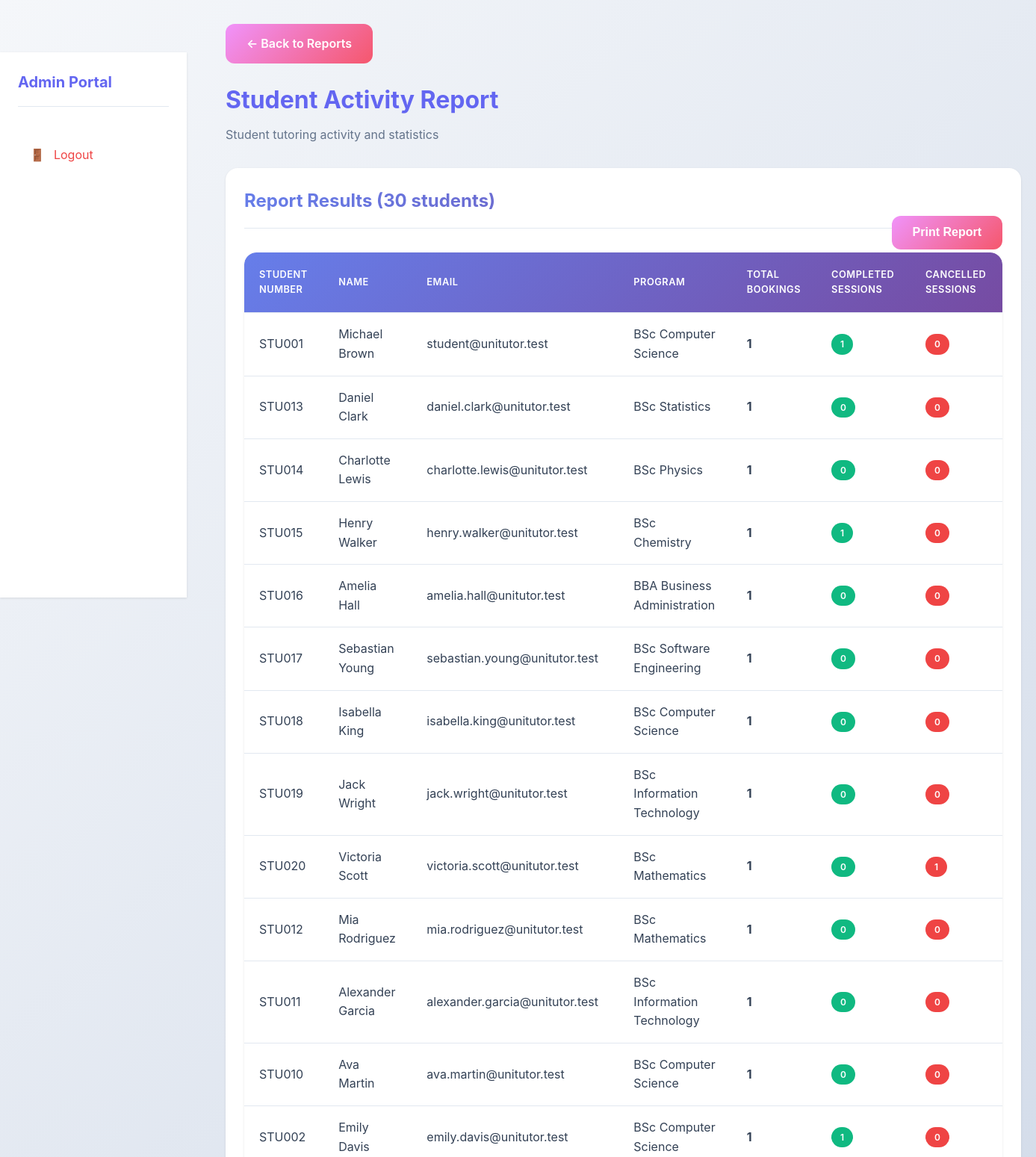
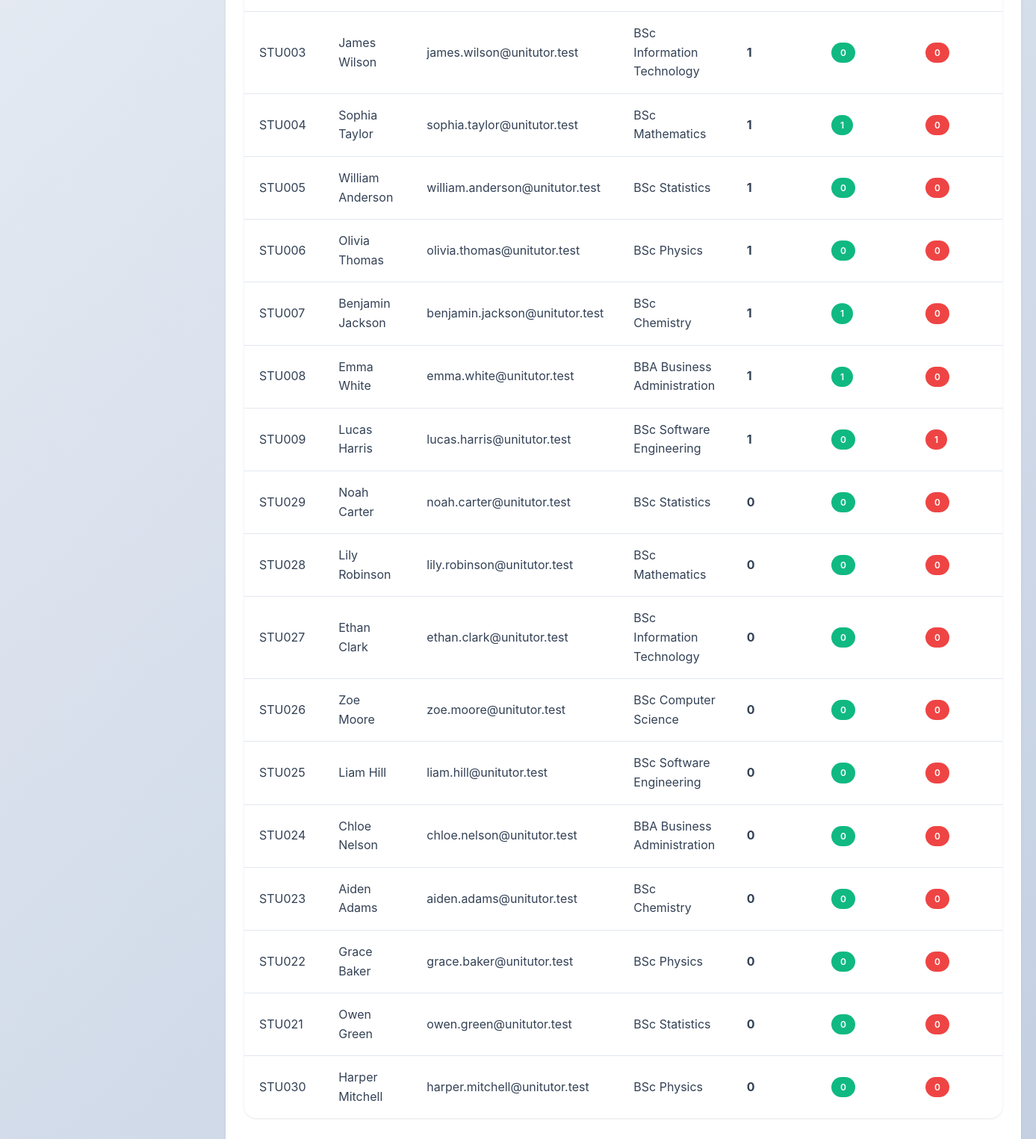
Page /reports/student_activity.php (signed in) on the committed database (2 pictures, top to bottom).
### tables this page shows
CREATE TABLE students (
    student_id INT AUTO_INCREMENT PRIMARY KEY,
    student_number VARCHAR(20) NOT NULL UNIQUE,
    first_name VARCHAR(50) NOT NULL,
    last_name VARCHAR(50) NOT NULL,
    email VARCHAR(100) NOT NULL UNIQUE,
    password VARCHAR(255) NOT NULL,
    program_id INT,
    created_at TIMESTAMP DEFAULT CURRENT_TIMESTAMP,
    FOREIGN KEY (program_id) REFERENCES programs(program_id) ON DELETE SET NULL
);

CREATE TABLE programs (
    program_id INT AUTO_INCREMENT PRIMARY KEY,
    program_name VARCHAR(100) NOT NULL,
    department_id INT NOT NULL,
    created_at TIMESTAMP DEFAULT CURRENT_TIMESTAMP,
    FOREIGN KEY (department_id) REFERENCES departments(department_id) ON DELETE CASCADE
);

### reports/student_activity.php (the view, shortened to what this page needs)
<?php
require_once '../config/database.php';
$student_activity = $pdo->query("
    SELECT s.student_id, s.student_number, s.first_name, s.last_name, s.email, p.program_name,
    (SELECT COUNT(*) FROM bookings WHERE student_id = s.student_id) as total_bookings,
    (SELECT COUNT(*) FROM sessions sess JOIN bookings b ON sess.booking_id = b.booking_id WHERE b.student_id = s.student_id AND sess.status = 'completed') as completed_sessions,
    (SELECT COUNT(*) FROM bookings WHERE student_id = s.student_id AND status = 'cancelled') as cancelled_sessions
    FROM students s
    LEFT JOIN programs p ON s.program_id = p.program_id
    ORDER BY total_bookings DESC
")->fetchAll();
?>
<!DOCTYPE html>
<html lang="en">
<head>
    <link rel="stylesheet" href="../assets/css/style.css">
</head>
<body>
    <div class="dashboard-layout">
        <?php include '../includes/sidebar.php'; ?>
        <div class="main-content">
            <div class="container-fluid">
                <div class="page-header">
                    <a href="../admin/reports.php" class="btn btn-secondary" style="margin-bottom: 1rem;">← Back to Reports</a>
                    <h1>Student Activity Report</h1>
                    <p>Student tutoring activity and statistics</p>
                </div>
                <div class="card">
                    <div class="card-header">
                        <h2>Report Results (<?php echo count($student_activity); ?> students)</h2>
                        <button onclick="window.print()" class="btn btn-secondary" style="float: right;">Print Report</button>
                    </div>
                    <div class="card-body">
                        <div class="table-responsive">
                            <table>
                                <thead>
                                    <tr>
                                        <th>Student Number</th>
                                        <th>Name</th>
                                        <th>Email</th>
                                        <th>Program</th>
                                        <th>Total Bookings</th>
                                        <th>Completed Sessions</th>
                                        <th>Cancelled Sessions</th>
                                    </tr>
                                </thead>
                                <tbody>
                                    <?php foreach ($student_activity as $student): ?>
                                    <tr>
                                        <td><?php echo htmlspecialchars($student['student_number']); ?></td>
                                        <td><?php echo htmlspecialchars($student['first_name'] . ' ' . $student['last_name']); ?></td>
                                        <td><?php echo htmlspecialchars($student['email']); ?></td>
                                        <td><?php echo htmlspecialchars($student['program_name'] ?? 'N/A'); ?></td>
                                        <td><strong><?php echo $student['total_bookings']; ?></strong></td>
                                        <td><span class="badge badge-success"><?php echo $student['completed_sessions']; ?></span></td>
                                        <td><span class="badge badge-danger"><?php echo $student['cancelled_sessions']; ?></span></td>
                                    </tr>
                                    <?php endforeach; ?>
                                </tbody>
                            </table>
                        </div>
                    </div>
                </div>
            </div>
        </div>
    </div>
</body>
</html>

### assets/css/style.css (style rules this page uses)
:root { --primary-color: #6366f1; --primary-dark: #4f46e5; --primary-light: #818cf8; --secondary-color: #8b5cf6; --success-color: #10b981; --danger-color: #ef4444; --warning-color: #f59e0b; --info-color: #06b6d4; --light-color: #f8fafc; --dark-color: #1e293b; --border-color: #e2e8f0; --text-color: #334155; --text-muted: #64748b; --white: #ffffff; --shadow: 0 1px 3px rgba(0, 0, 0, 0.1); --shadow-lg: 0 10px 25px rgba(0, 0, 0, 0.15); --shadow-xl: 0 20px 40px rgba(0, 0, 0, 0.2); --radius: 12px; --radius-lg: 16px; --gradient-primary: linear-gradient(135deg, #667eea 0%, #764ba2 100%); --gradient-secondary: linear-gradient(135deg, #f093fb 0%, #f5576c 100%); --gradient-success: linear-gradient(135deg, #4facfe 0%, #00f2fe 100%); }
* { margin: 0; padding: 0; box-sizing: border-box; }
body { font-family: -apple-system, BlinkMacSystemFont, 'Segoe UI', Roboto, 'Helvetica Neue', Arial, sans-serif; line-height: 1.6; color: var(--text-color); background: linear-gradient(135deg, #f5f7fa 0%, #c3cfe2 100%); min-height: 100vh; display: flex; flex-direction: column; }
html { scroll-behavior: smooth; }
.container-fluid { width: 100%; padding: 0 20px; }
.btn { display: inline-block; padding: 0.85rem 1.75rem; border: none; border-radius: var(--radius); font-size: 1rem; font-weight: 600; text-decoration: none; cursor: pointer; transition: all 0.3s ease; text-align: center; position: relative; overflow: hidden; transform: translateY(0); }
.btn::before { content: ''; position: absolute; top: 50%; left: 50%; width: 0; height: 0; border-radius: 50%; background: rgba(255, 255, 255, 0.3); transform: translate(-50%, -50%); transition: width 0.6s, height 0.6s; }
.btn-secondary { background: var(--gradient-secondary); color: var(--white); }
.card { background: var(--white); border-radius: var(--radius-lg); box-shadow: var(--shadow); padding: 1.5rem; margin-bottom: 1.5rem; transition: all 0.3s ease; border: 1px solid transparent; }
.card-header { border-bottom: 1px solid var(--border-color); padding-bottom: 1rem; margin-bottom: 1rem; }
.card-header h2, .card-header h3 { background: var(--gradient-primary); -webkit-background-clip: text; -webkit-text-fill-color: transparent; background-clip: text; margin: 0; }
.card-body { padding: 1rem 0; }
.table-responsive { overflow-x: auto; margin-bottom: 1.5rem; border-radius: var(--radius-lg); box-shadow: var(--shadow); }
table { width: 100%; border-collapse: separate; border-spacing: 0; background-color: var(--white); border-radius: var(--radius-lg); overflow: hidden; }
table thead { background: var(--gradient-primary); color: var(--white); }
table th, table td { padding: 1rem 1.25rem; text-align: left; border-bottom: 1px solid var(--border-color); transition: background-color 0.3s ease; }
table th { font-weight: 600; text-transform: uppercase; font-size: 0.8rem; letter-spacing: 0.5px; padding: 1.25rem; }
table tbody tr { transition: all 0.3s ease; }
table tbody tr:last-child td { border-bottom: none; }
.badge { display: inline-block; padding: 0.25rem 0.75rem; border-radius: 9999px; font-size: 0.75rem; font-weight: 600; text-transform: uppercase; }
.badge-success { background-color: var(--success-color); color: var(--white); }
.badge-danger { background-color: var(--danger-color); color: var(--white); }
.dashboard-layout { display: grid; grid-template-columns: 250px 1fr; gap: 2rem; min-height: calc(100vh - 70px); }
.main-content { padding: 2rem 0; }
.page-header { margin-bottom: 2rem; }
.page-header h1 { color: var(--primary-color); margin-bottom: 0.5rem; }
.page-header p { color: var(--text-muted); }

### rows in the picture
students: student_number "STU001", first_name+last_name "Michael Brown", email "student@unitutor.test", program.program_name "BSc Computer Science", total_bookings "1", completed_sessions "1", cancelled_sessions "0"
students: student_number "STU013", first_name+last_name "Daniel Clark", email "daniel.clark@unitutor.test", program.program_name "BSc Statistics", total_bookings "1", completed_sessions "0", cancelled_sessions "0"
students: student_number "STU014", first_name+last_name "Charlotte Lewis", email "charlotte.lewis@unitutor.test", program.program_name "BSc Physics", total_bookings "1", completed_sessions "0", cancelled_sessions "0"
students: student_number "STU015", first_name+last_name "Henry Walker", email "henry.walker@unitutor.test", program.program_name "BSc Chemistry", total_bookings "1", completed_sessions "1", cancelled_sessions "0"
students: student_number "STU016", first_name+last_name "Amelia Hall", email "amelia.hall@unitutor.test", program.program_name "BBA Business Administration", total_bookings "1", completed_sessions "0", cancelled_sessions "0"
students: student_number "STU017", first_name+last_name "Sebastian Young", email "sebastian.young@unitutor.test", program.program_name "BSc Software Engineering", total_bookings "1", completed_sessions "0", cancelled_sessions "0"
students: student_number "STU018", first_name+last_name "Isabella King", email "isabella.king@unitutor.test", program.program_name "BSc Computer Science", total_bookings "1", completed_sessions "0", cancelled_sessions "0"
students: student_number "STU019", first_name+last_name "Jack Wright", email "jack.wright@unitutor.test", program.program_name "BSc Information Technology", total_bookings "1", completed_sessions "0", cancelled_sessions "0"
students: student_number "STU020", first_name+last_name "Victoria Scott", email "victoria.scott@unitutor.test", program.program_name "BSc Mathematics", total_bookings "1", completed_sessions "0", cancelled_sessions "1"
students: student_number "STU012", first_name+last_name "Mia Rodriguez", email "mia.rodriguez@unitutor.test", program.program_name "BSc Mathematics", total_bookings "1", completed_sessions "0", cancelled_sessions "0"
students: student_number "STU011", first_name+last_name "Alexander Garcia", email "alexander.garcia@unitutor.test", program.program_name "BSc Information Technology", total_bookings "1", completed_sessions "0", cancelled_sessions "0"
students: student_number "STU010", first_name+last_name "Ava Martin", email "ava.martin@unitutor.test", program.program_name "BSc Computer Science", total_bookings "1", completed_sessions "0", cancelled_sessions "0"
students: student_number "STU002", first_name+last_name "Emily Davis", email "emily.davis@unitutor.test", program.program_name "BSc Computer Science", total_bookings "1", completed_sessions "1", cancelled_sessions "0"
students: student_number "STU003", first_name+last_name "James Wilson", email "james.wilson@unitutor.test", program.program_name "BSc Information Technology", total_bookings "1", completed_sessions "0", cancelled_sessions "0"
students: student_number "STU004", first_name+last_name "Sophia Taylor", email "sophia.taylor@unitutor.test", program.program_name "BSc Mathematics", total_bookings "1", completed_sessions "1", cancelled_sessions "0"
students: student_number "STU005", first_name+last_name "William Anderson", email "william.anderson@unitutor.test", program.program_name "BSc Statistics", total_bookings "1", completed_sessions "0", cancelled_sessions "0"
students: student_number "STU006", first_name+last_name "Olivia Thomas", email "olivia.thomas@unitutor.test", program.program_name "BSc Physics", total_bookings "1", completed_sessions "0", cancelled_sessions "0"
students: student_number "STU007", first_name+last_name "Benjamin Jackson", email "benjamin.jackson@unitutor.test", program.program_name "BSc Chemistry", total_bookings "1", completed_sessions "1", cancelled_sessions "0"
students: student_number "STU008", first_name+last_name "Emma White", email "emma.white@unitutor.test", program.program_name "BBA Business Administration", total_bookings "1", completed_sessions "1", cancelled_sessions "0"
students: student_number "STU009", first_name+last_name "Lucas Harris", email "lucas.harris@unitutor.test", program.program_name "BSc Software Engineering", total_bookings "1", completed_sessions "0", cancelled_sessions "1"
students: student_number "STU029", first_name+last_name "Noah Carter", email "noah.carter@unitutor.test", program.program_name "BSc Statistics", total_bookings "0", completed_sessions "0", cancelled_sessions "0"
students: student_number "STU028", first_name+last_name "Lily Robinson", email "lily.robinson@unitutor.test", program.program_name "BSc Mathematics", total_bookings "0", completed_sessions "0", cancelled_sessions "0"
students: student_number "STU027", first_name+last_name "Ethan Clark", email "ethan.clark@unitutor.test", program.program_name "BSc Information Technology", total_bookings "0", completed_sessions "0", cancelled_sessions "0"
students: student_number "STU026", first_name+last_name "Zoe Moore", email "zoe.moore@unitutor.test", program.program_name "BSc Computer Science", total_bookings "0", completed_sessions "0", cancelled_sessions "0"
students: student_number "STU025", first_name+last_name "Liam Hill", email "liam.hill@unitutor.test", program.program_name "BSc Software Engineering", total_bookings "0", completed_sessions "0", cancelled_sessions "0"
students: student_number "STU024", first_name+last_name "Chloe Nelson", email "chloe.nelson@unitutor.test", program.program_name "BBA Business Administration", total_bookings "0", completed_sessions "0", cancelled_sessions "0"
students: student_number "STU023", first_name+last_name "Aiden Adams", email "aiden.adams@unitutor.test", program.program_name "BSc Chemistry", total_bookings "0", completed_sessions "0", cancelled_sessions "0"
students: student_number "STU022", first_name+last_name "Grace Baker", email "grace.baker@unitutor.test", program.program_name "BSc Physics", total_bookings "0", completed_sessions "0", cancelled_sessions "0"
students: student_number "STU021", first_name+last_name "Owen Green", email "owen.green@unitutor.test", program.program_name "BSc Statistics", total_bookings "0", completed_sessions "0", cancelled_sessions "0"
students: student_number "STU030", first_name+last_name "Harper Mitchell", email "harper.mitchell@unitutor.test", program.program_name "BSc Physics", total_bookings "0", completed_sessions "0", cancelled_sessions "0"

### other values in the picture
getCurrentUserRole() "Admin"
count($student_activity) "30"
